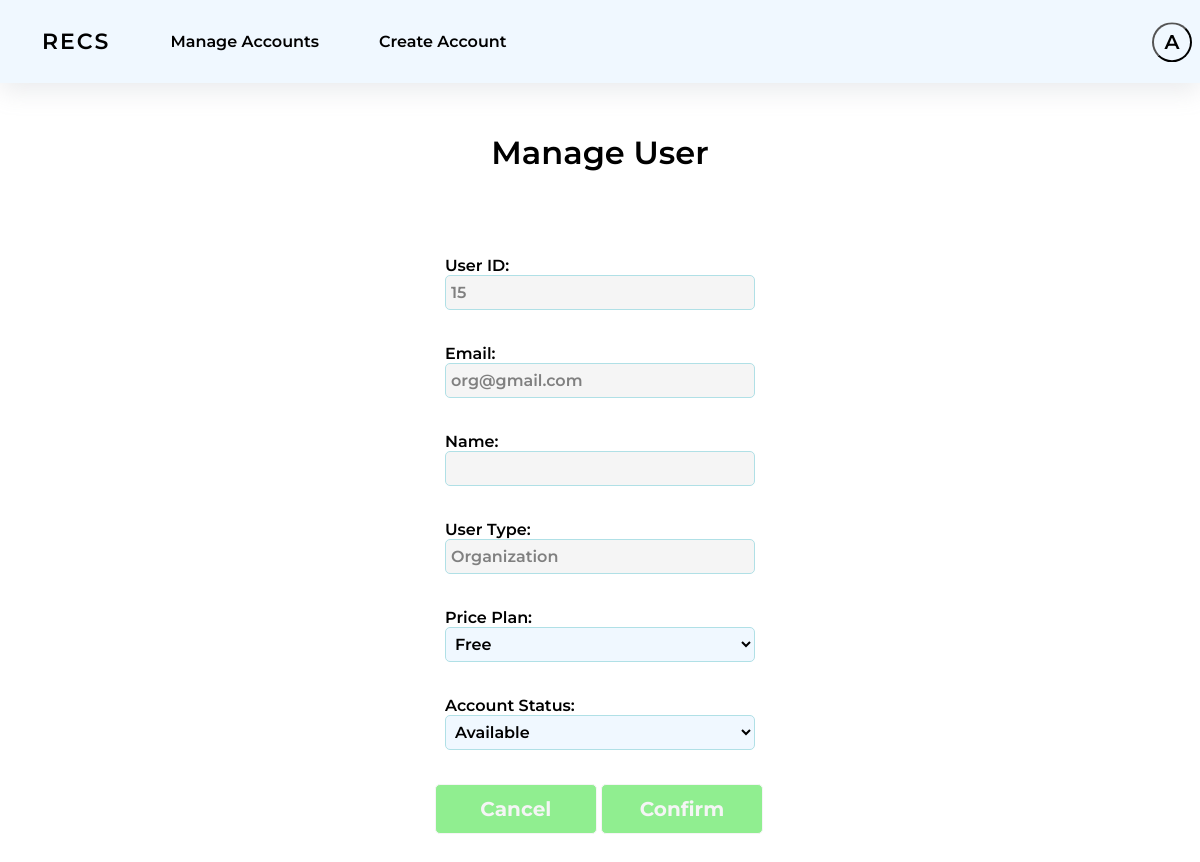
Screenshot of /main_web/manageuser.php?userid=15 (signed in) with the database file from the repository.
### tables this page shows
CREATE TABLE `users` (
  `userID` smallint(6) NOT NULL,
  `userType` smallint(10) NOT NULL DEFAULT 1,
  `name` varchar(80) DEFAULT NULL,
  `password` char(100) DEFAULT NULL,
  `emailAddress` varchar(100) NOT NULL,
  `Organization Name` varchar(100) DEFAULT NULL,
  `Organization Website` varchar(100) DEFAULT NULL,
  `pricePlan` varchar(20) NOT NULL DEFAULT '0',
  `accountStatus` varchar(20) NOT NULL DEFAULT 'Available',
  `dateTimeOfCreation` datetime(6) NOT NULL DEFAULT current_timestamp(6)
);

### main_web/manageuser.php (the view, shortened to what this page needs)
<?php
	$userType = $_SESSION['userType'];
?>
<!DOCTYPE html>
<html>
<head>
 <link rel="stylesheet" href="manageuser_style.css?version8">
</head>
<body>
<?php
include ('inc_db_fyp.php');
if ($userType == '0')
{
?>
	<header>
		 <nav>
			<ul class="nav-titles">
				<li name = 'recs'><a name = 'recs' href="home.php">RECS</a></li>
				<li><a name = 'adminmanage' href="manageaccounts.php">Manage Accounts</a></li>
				<li><a name = 'admincreate' href="createaccount.php?id=orgcreateacc">Create Account</a></li>
			  </ul>
			<div class="dropdown">
				<button class="profile"><?=$_SESSION['name'][0]?></button>
			  </div>
		</nav>
	</header>
	<h1>Manage User</h1>
<?php
$sql = "SELECT * FROM users WHERE userID = ?";
$stmt = $conn->prepare($sql);
$stmt->bind_param("s", $user);
$stmt->execute();
$result = $stmt->get_result();
$row = mysqli_fetch_array($result);
echo"
<div class = 'reg'>
<form action = '' method = 'POST'>
		<div class = 'text_field'>
			<span>User ID:</span><input type='text' name='userid' value = '{$row["userID"]}' style = 'color:grey; background-color:whitesmoke' readonly />
		</div>
		<div class = 'text_field'>
			<span>Email:</span><input type='email' name='email' value = '{$row["emailAddress"]}' style = 'color:grey; background-color:whitesmoke' readonly />
		</div>
		<div class = 'text_field'>
			<span>Name: </span><input type='text' name='name' value = '{$row["userName"]}' style = 'color:grey; background-color:whitesmoke' readonly />
		</div>
		<div class = 'text_field'>
			<span>User Type: </span><input type='text' name='userType'" . (($row["userType"] == '1')? 'value = "Organization"' :
				(($row["userType"] == '2')? 'value = "Individual"' : 'value = "Admin"')) . "style = 'color:grey; background-color:whitesmoke' readonly />
		</div>";
		if ($row['userType'] == '1' or $row['userType'] == '2'){
			echo"<div class = 'text_field'>
				<span>Price Plan: </span>
				<select name='priceplan' id='priceplan' class = 'priceplan'>";
				if ($row['userType'] == '1'){
					echo"
						<option value='0'" .(($row['pricePlan'] == '0')? 'selected="selected"' : '') . ">Free</option>
						<option value='i1'" . (($row['pricePlan'] == 'i1')? 'selected="selected"' : '') . ">Individual - Standard</option>
						<option value='i2'" . (($row['pricePlan'] == 'i2')? 'selected="selected"' : '') . ">Individual - Pro</option>
						<option value='i3'" . (($row['pricePlan'] == 'i3')? 'selected="selected"' : '') . ">Individual - Custom</option>";
				}
				echo"
				</select>
			</div>";
		}
		echo"
		<div class = 'text_field'>
			<span>Account Status: </span>
			<select name='accstatus' id='accstatus' class = 'accstatus'>
			  <option value='Available'" .(($row['accountStatus'] == 'Available')? 'selected="selected"' : '') . ">Available</option>
			  <option value='Suspended'" . (($row['accountStatus'] == 'Suspended')? 'selected="selected"' : '') . ">Suspended</option>
			</select>
		</div>
		<input type='button' value='Cancel' onclick='history.back()'>
		<input type='submit' name = 'submit' value='Confirm'>
	</form>
</div>";
}
?>
</body>

### main_web/manageuser_style.css (style rules this page uses)
* { box-sizing: border-box; margin: 0; padding: 0px 0px; font-family: "Montserrat", sans-serif; color: black; text-decoration: none; font-weight: 600; }
body { height: 1200px; }
h1 { padding: 20px 20px; color:black; }
header { justify-content: space-between; align-items: center; padding: 8px 1%; background: aliceblue; box-shadow: rgba(149, 157, 165, 0.2) 0px 8px 24px; }
.nav-titles { list-style: none; display: flex; overflow:hidden; }
.nav-titles li { padding: 0px 30px; }
.nav-titles li a { float: left; font-size: 16px; color: black; padding: 24px 0px; text-decoration: none; position:Relative; z-index: 2; }
li a[name='recs'] { letter-spacing: 2px; color:black; font-size: 22px; padding: 20px 0px; text-align: center; float: left; position:relative; }
.dropdown { right: 1px; float: right; }
.dropdown { font-weight: 600; display: flex; justify-content: space-between; list-style: none; }
.dropdown { content: ''; position: absolute; border: 0px solid #000; cursor: pointer; transform: translate(0%, -90%); padding: 21px 7px; z-index: 1; }
.profile { width: 40px; height: 40px; border-radius: 50%; background-color: transparent; display: flex; justify-content: center; align-items: center; text-align: center; font-size: 20px; text-transform: uppercase; }
h1 { text-align:center; padding: 50px 0px; }
.reg { width: 450px; margin: 0 auto; height: 900px; }
.reg form { padding: 0px 60px; box-sizing: border-box; }
form .text_field { position: relative; margin: 34px 10px; color:white; }
a[name='recs'] { text-decoration:none; color:black; }
.text_field input { width: 100%; padding: 0 5px; height: 35px; font-size: 16px; color: black; border: 1px solid PowderBlue; background-color : AliceBlue; border-radius: 5px; outline: none; }
.accstatus { width: 100%; padding: 0 5px; height: 35px; font-size: 16px; color: black; border: 1px solid PowderBlue; background-color : AliceBlue; border-radius: 5px; outline: none; }
.priceplan { width: 100%; padding: 0 5px; height: 35px; font-size: 16px; color: black; border: 1px solid PowderBlue; background-color : AliceBlue; border-radius: 5px; outline: none; }
input[type="submit"] { width: 49%; height: 50px; background: lightgreen; border: 1px solid whitesmoke; border-radius: 5px; font-size: 20px; color: whitesmoke; font-weight: 700; cursor: pointer; outline: none; }
input[type="button"] { width: 49%; height: 50px; background: lightgreen; border: 1px solid whitesmoke; border-radius: 5px; font-size: 20px; color: whitesmoke; font-weight: 700; cursor: pointer; outline: none; }
span { color:black; font-size: 16px; padding: 10px 0px; }

### rows the page displays
users: userid "15", email "org@gmail.com", userType "Organization", priceplan "Free", accstatus "Available"

### other values shown
$_SESSION['name'][0] "A"
